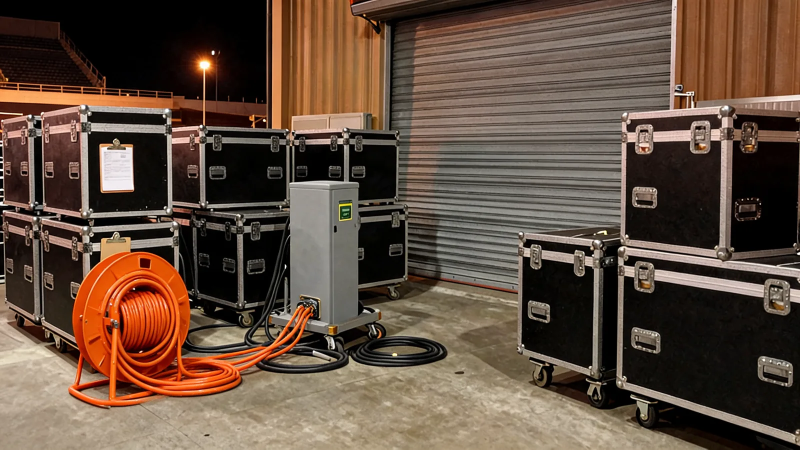
#> input picture img/backyard_cable.webp, 1600 x 899 px, found by its file name (shown at 1/2 size)
$ python shutter_mask.py ../img/backyard_cable.webp
#> lines starting #> are read from the running program, lines starting #| are printed output that depends on the picture; after the words box and inside, x2 and y2 are one past the last pixel; in counts of white or black regions, pixels touching at a corner belong together
"""バックヤード写真から「シャッター面だけ」のマスクを写真自身から切り出す。

手で多角形を引くと必ず手前の機材ケースに掛かるので、ピクセル単位で判定する。

手順
  1. core   : シャッター特有の「横スジ（スラット）＋低彩度」で芯を取る（保守的）
  2. grow   : 芯から1pxずつ外へ広げる。止めるのは「明らかに別の材質」の画素だけ
              （木＝高彩度／ケース本体＝暗くて平坦／コンクリート・金具＝明るくて平坦）。
              境界のにじみ画素まで飲み込むので、縁にスラットが残らない。
  3. cases  : 手前の機材ケースは列ごとに本体の上端とアルミ縁を検出して必ず除外
  4. 仕上げ : 穴埋め → 小さい半径で整える（大きなカーネルは階段状のギザギザを生む）

usage: python tools/shutter_mask.py [--debug]
"""
import sys
from collections import deque

import numpy as np
from PIL import Image, ImageFilter

SRC = 'public/img/backyard_cable.webp'
OUT = 'tools/shutter_mask.png'

X0, X1, Y0, Y1 = 700, 1440, 0, 660
SEEDS = [(900, 300), (1000, 200), (1100, 300), (860, 480), (960, 500), (1150, 120), (1250, 300)]
#: 手前に立っている機材ケース (x範囲, 本体を探し始める y, 上端を直線で均すか, 判定窓, 平均のしきい値)
#: 右の2つは天板が直線なので、列ごとの検出を最小二乗で直線に均す（外れ値に強い）。
#: 左の重ね置きは段差があるので列ごとの検出をそのまま使う。
CASES = [
    (1040, 1266, 430, True, 18, 88),
    (1238, 1440, 186, True, 18, 88),
]
#: 左に重ね置きされたケースは段差があるので、輪郭そのものを塗りつぶして求める
LEFT_CASE = {'seeds': [(760, 350), (770, 480), (730, 300), (790, 300)],
             'x': (700, 832), 'y': (236, 624)}
GROW = 18          # 芯から広げてよい最大距離（px）
FLOOR_X = (830, 1008)   # シャッターが床に接しているのが見えている列の範囲
JAMB_X = 780            # 左の戸当たり（垂直）
JAMB_R = 1342           # 右の戸当たり。ここから右の明るいレールは建物側なので塗らない


def features(img):
    a = np.asarray(img).astype(np.float32)
    gray = a.mean(axis=2)
    chroma = a.max(axis=2) - a.min(axis=2)
    # 横スジの強さ。縦に±2px差分を取り、横方向にだけ軽く均す
    # （横にぼかす分にはスラットは一様なので、左右の境界が甘くならない）
    dy = np.zeros_like(gray)
    dy[2:-2] = np.abs(gray[4:] - gray[:-4])
    dy = np.maximum.reduce([np.roll(dy, k, axis=0) for k in (-3, -1, 0, 1, 3)])
    ridge = np.asarray(Image.fromarray(dy.clip(0, 255).astype(np.uint8))
                       .filter(ImageFilter.BoxBlur((1, 0)))).astype(np.float32)
    return gray, chroma, ridge


def case_regions(gray, ridge, lip_min=104, lip_max=24):
    """手前の機材ケースが占める範囲（アルミの縁を含む）。

    ケースの黒い面は「そこから下へ18px の平均が暗い」で見分ける。
    シャッターの暗いスジは5px程度しか続かないので、この条件には掛からない。
    """
    H, W = gray.shape
    occ = np.zeros((H, W), dtype=bool)
    for x_from, x_to, y_from, straight, win, thr in CASES:
        xs, tops = [], []
        for x in range(x_from, min(x_to, W)):
            body = None
            for y in range(y_from, H - win):
                if gray[y, x] < 108 and gray[y:y + win, x].mean() < thr:
                    body = y
                    break
            if body is None:
                continue
            # 本体のすぐ上にある明るいアルミ縁も、ケースの一部として残す
            top = body
            k = body - 1
            while k > body - lip_max and gray[k, x] >= lip_min and ridge[k, x] < 12:
                top = k
                k -= 1
            xs.append(x)
            tops.append(top)
        if not xs:
            continue
        xs, tops = np.array(xs), np.array(tops, dtype=float)
        if straight and xs.size > 30:
            med = np.median(tops)
            ok = np.abs(tops - med) < 45          # 影などによる外れ値を捨てる
            if ok.sum() > 20:
                a1, b1 = np.polyfit(xs[ok], tops[ok], 1)
                line = a1 * np.arange(x_from, min(x_to, W)) + b1
                # 角が丸い所は直線より上に出るので、近い実測値があればそちらを採る
                raw = dict(zip(xs.tolist(), tops.tolist()))
                xs = np.arange(x_from, min(x_to, W))
                tops = np.array([
                    min(v, raw[x]) if abs(raw.get(x, v + 99) - v) < 14 else v
                    for x, v in zip(xs.tolist(), line.tolist())
                ])
        for x, top in zip(xs, tops):
            occ[max(0, int(top) - 1):, int(x)] = True
    return occ


def left_case_region(gray, ridge, chroma, barrier):
    """左に重ね置きされた機材ケースの輪郭。

    「スラットの縞ではない」画素を種から塗りつぶす。段差のある形をそのまま拾えるので、
    列ごとの上端検出のようにシャッター側を削り取ってしまうことがない。
    """
    H, W = gray.shape
    x0, x1 = LEFT_CASE['x']
    y0, y1 = LEFT_CASE['y']
    # スラットの段差（core を少し太らせた物）を壁にして、シャッター側へ染み出さないようにする
    caseish = ((ridge < 18) | (gray < 72)) & (chroma < 72) & ~barrier
    seen = np.zeros((H, W), dtype=bool)
    q = deque()
    for sx, sy in LEFT_CASE['seeds']:
        if caseish[sy, sx]:
            seen[sy, sx] = True
            q.append((sx, sy))
    while q:
        x, y = q.popleft()
        for nx, ny in ((x + 1, y), (x - 1, y), (x, y + 1), (x, y - 1)):
            if x0 <= nx < x1 and y0 <= ny < y1 and caseish[ny, nx] and not seen[ny, nx]:
                seen[ny, nx] = True
                q.append((nx, ny))
    m = fill_holes(Image.fromarray((seen * 255).astype(np.uint8), 'L'))
    m = m.filter(ImageFilter.MaxFilter(9))     # 縁を少し外へ（ケース側に余裕を持たせる）
    return np.asarray(m) > 127


def build():
    img = Image.open(SRC).convert('RGB')
#> img is the input picture: PIL image 1600x899 RGB; mean R, G, B 98.1, 77.7, 63.1
    gray, chroma, ridge = features(img)
    H, W = gray.shape

    box = np.zeros((H, W), dtype=bool)
    box[Y0:Y1, X0:X1] = True
    # --- 1. 芯：確実にシャッターと言える所だけ
    raw_core = (chroma < 52) & (ridge > 16) & (gray > 26) & (gray < 215) & box
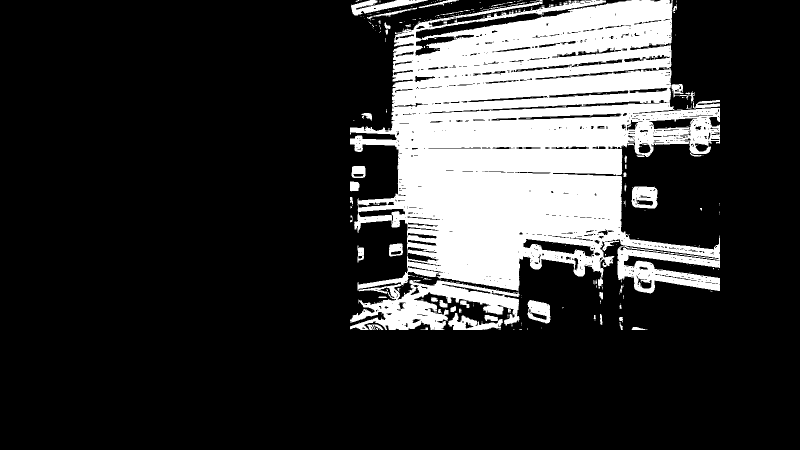
#> raw_core: shape (899, 1600) bool (shown at 1/2 size); 20.2% white; 343 white regions (289 under 20 px), largest, box (x1, y1, x2, y2) and area: (700, 0, 1440, 660) 276665, (896, 626, 1006, 660) 1954, (702, 0, 856, 32) 1945
    barrier = np.asarray(Image.fromarray((raw_core * 255).astype(np.uint8), 'L')
                         .filter(ImageFilter.MaxFilter(9))) > 127
#> barrier: shape (899, 1600) bool; 25.7% white; 20 white regions, largest, box (x1, y1, x2, y2) and area: (696, 0, 1444, 664) 350114, (698, 0, 922, 88) 7242, (1259, 368, 1319, 425) 3018
    occ = case_regions(gray, ridge) | left_case_region(gray, ridge, chroma, barrier)
#> after the loop in left_case_region, `for sx, sy in LEFT_CASE['seeds']:`:
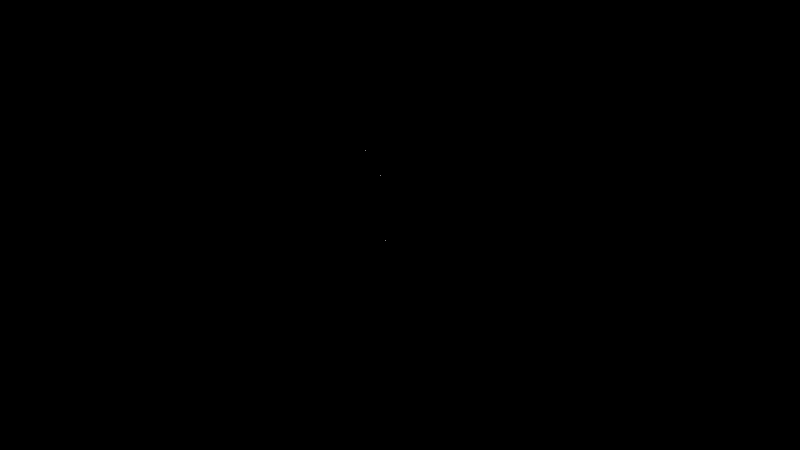
#> seen: shape (899, 1600) bool (shown at 1/2 size); 0% white in thin lines or dots, all inside (x1, y1, x2, y2) = (730, 300, 771, 481)
#> the loop in left_case_region, `while q:` made 17894 passes
#> (x, y) on passes 1 to 3: (760, 350), (770, 480), (730, 300)
#> after the loop in left_case_region, `while q:`:
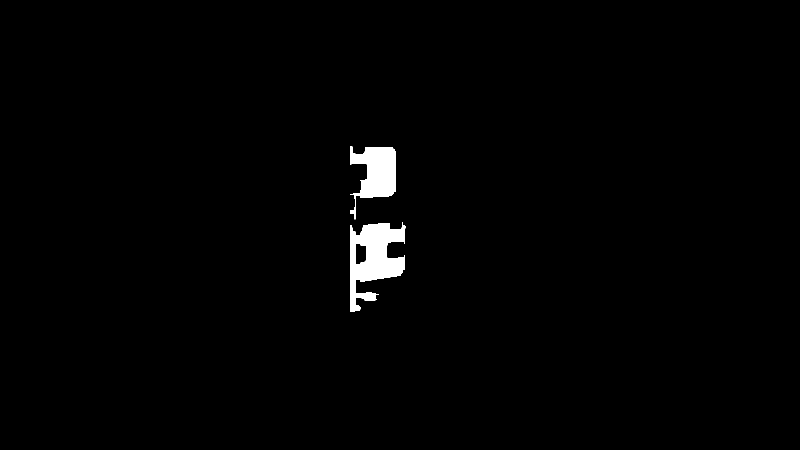
#> seen: shape (899, 1600) bool (shown at 1/2 size); 1.2% white; 2 white regions, box (x1, y1, x2, y2) and area: (700, 444, 811, 624) 10776, (700, 293, 792, 439) 7118
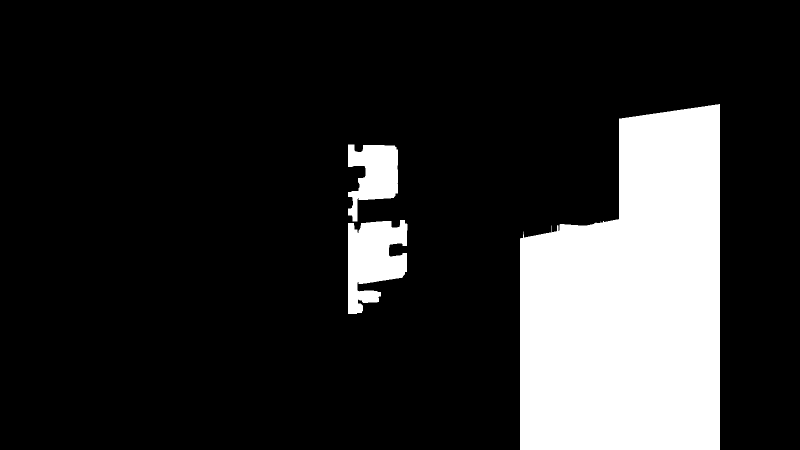
#> occ: shape (899, 1600) bool (shown at 1/2 size); 17.3% white; 3 white regions, box (x1, y1, x2, y2) and area: (1040, 208, 1440, 899) 224459, (696, 440, 815, 628) 15169, (696, 289, 796, 443) 9646
    core = raw_core & ~occ
#> core: shape (899, 1600) bool; 17.4% white; 263 white regions (226 under 20 px), largest, box (x1, y1, x2, y2) and area: (700, 0, 1349, 660) 241180, (896, 626, 1006, 660) 1954, (702, 0, 856, 32) 1945

    # --- 2. 広げる：明らかに別の材質でなければ入れる
    other = (
        (chroma > 62)                       # 木の壁
        | ((gray < 70) & (ridge < 14))      # ケースの黒い面
        | ((gray > 104) & (ridge < 9))      # コンクリート・アルミの縁・金具
    )
#> other: shape (899, 1600) bool; 45.6% white; 1989 white regions (1563 under 20 px), largest, box (x1, y1, x2, y2) and area: (0, 0, 772, 279) 151882, (1037, 495, 1600, 862) 101137, (0, 469, 628, 816) 90339
    passable = box & ~occ & ~other
#> passable: shape (899, 1600) bool; 20.3% white; 55 white regions (45 under 20 px), largest, box (x1, y1, x2, y2) and area: (700, 0, 1440, 660) 289385, (700, 332, 731, 382) 1103, (778, 487, 807, 513) 644

    keep = np.zeros((H, W), dtype=bool)
    dist = np.zeros((H, W), dtype=np.int16)
    q = deque()
    for sx, sy in SEEDS:
        if core[sy, sx]:
            keep[sy, sx] = True
            q.append((sx, sy))
#> keep: shape (899, 1600) bool; 0% white in thin lines or dots, all inside (x1, y1, x2, y2) = (860, 120, 1151, 501)
    # まず芯の連結成分、続けて passable 側へ GROW px だけ染み出す
    while q:
        x, y = q.popleft()
        for nx, ny in ((x + 1, y), (x - 1, y), (x, y + 1), (x, y - 1)):
            if not (X0 <= nx < X1 and Y0 <= ny < Y1) or keep[ny, nx]:
                continue
            if core[ny, nx]:
                keep[ny, nx] = True
                dist[ny, nx] = 0
                q.append((nx, ny))
            elif passable[ny, nx] and dist[y, x] < GROW:
                keep[ny, nx] = True
                dist[ny, nx] = dist[y, x] + 1
                q.append((nx, ny))
#> this loop made 281428 passes
#> (x, y) on passes 1 to 3: (900, 300), (1100, 300), (860, 480)
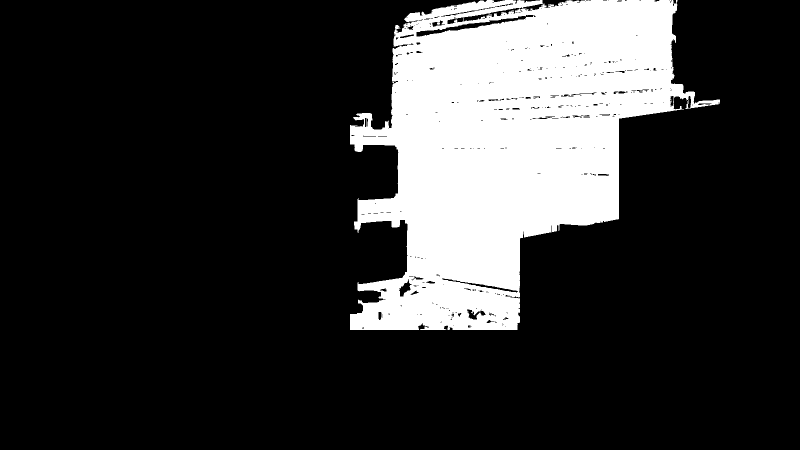
#> keep: shape (899, 1600) bool (shown at 1/2 size); 19.6% white; 1 white region, box (x1, y1, x2, y2) and area: (700, 0, 1440, 660) 281428

    m = Image.fromarray((keep * 255).astype(np.uint8), 'L')
    m = m.filter(ImageFilter.MaxFilter(5)).filter(ImageFilter.MinFilter(5))  # 小さな穴を閉じる
#> m: PIL image 1600x899 L; 19.9% white; 1 white region, box (x1, y1, x2, y2) and area: (700, 0, 1440, 660) 286865
    m = fill_holes(m)
#> after the loop in fill_holes (call 2), `while q:`:
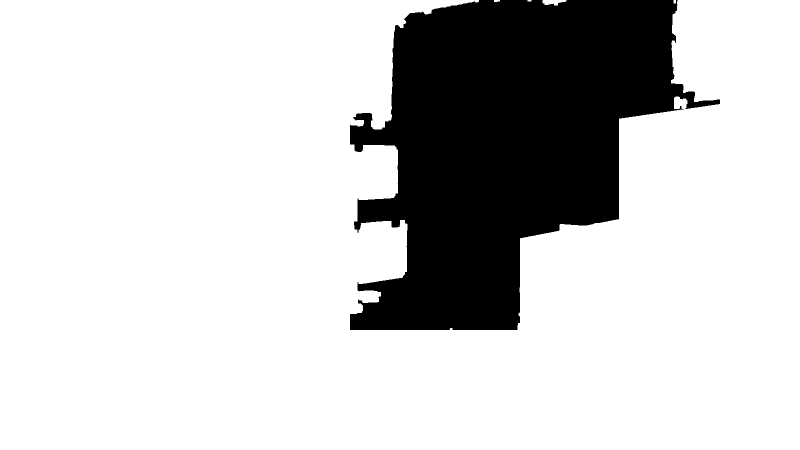
#> outside: shape (899, 1600) bool (shown at 1/2 size); 79.8% white; 1 black region, box (x1, y1, x2, y2) and area: (700, 0, 1440, 660) 290261
    m = m.filter(ImageFilter.MedianFilter(5))                                 # ギザギザだけ均す
#> m: PIL image 1600x899 L; 20.2% white; 3 white regions (1 under 20 px), largest, box (x1, y1, x2, y2) and area: (700, 0, 1440, 660) 290214, (1358, 214, 1364, 219) 21
    a = (np.asarray(m) > 127) & ~occ                                          # ケースは最後にもう一度守る
#> a: shape (899, 1600) bool; 20.2% white; 3 white regions (1 under 20 px), largest, box (x1, y1, x2, y2) and area: (700, 0, 1440, 660) 290072, (1358, 214, 1364, 219) 21

    a[:, :JAMB_X] = False       # 左の戸当たりより外はシャッターではない
    a[:, JAMB_R + 1:] = False   # 右の戸当たり（明るいガイドレール）は残す
#> a: shape (899, 1600) bool; 19.1% white; 1 white region, box (x1, y1, x2, y2) and area: (780, 0, 1343, 660) 275092

    # 床との境目：列ごとに「スラットの段差が終わる高さ」を拾い、
    # 床は平らなので直線に当てはめる（1列ずつだと影や粒で暴れる）。
    dy = np.zeros_like(gray)
    dy[2:-2] = np.abs(gray[4:] - gray[:-4])
    xs, ys = [], []
    for x in range(FLOOR_X[0], FLOOR_X[1]):
        for y in range(500, 612):
            if (dy[y:y + 8, x] < 25).all():
                xs.append(x)
                ys.append(y)
                break
#> after the loop, xs = 178 values from 830 to 1007; ys = 178 values, max 588 at index 52, min 510 at index 0, mean 566.4
    if len(xs) > 40:
        xs, ys = np.array(xs), np.array(ys, dtype=float)
        for _ in range(3):
            k, b = np.polyfit(xs, ys, 1)
            r = ys - (k * xs + b)
            keep = np.abs(r) < max(5.0, 2 * r.std())
            if keep.sum() < 30:
                break
            xs, ys = xs[keep], ys[keep]
#> this loop made 3 passes
#> (k, b) on passes 1 to 3: (0.276, 313), (0.205, 380.6), (0.181, 404.2)
#> after the loop, xs = 153 values from 835 to 1007; ys = 153 values, max 586 at index 150, min 555 at index 0, mean 571.8
        k, b = np.polyfit(xs, ys, 1)
#> k = 0.18; b = 405.1
        for x in range(X0, X1):
            a[int(k * x + b) + 1:, x] = False
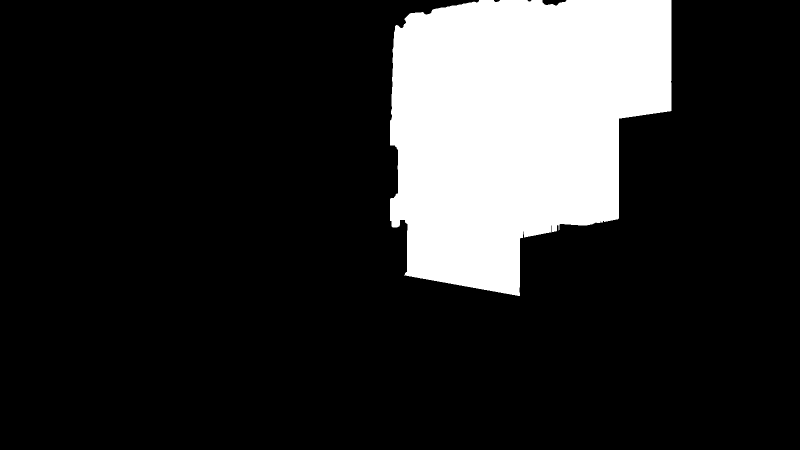
#> a: shape (899, 1600) bool (shown at 1/2 size); 17.5% white; 1 white region, box (x1, y1, x2, y2) and area: (780, 0, 1343, 592) 251784

    return img, Image.fromarray((a * 255).astype(np.uint8), 'L')


def fill_holes(mask: Image.Image) -> Image.Image:
    a = np.asarray(mask) > 127
    H, W = a.shape
    outside = np.zeros_like(a)
    q = deque()
    for x in range(W):
        for y in (0, H - 1):
            if not a[y, x] and not outside[y, x]:
                outside[y, x] = True
                q.append((x, y))
    for y in range(H):
        for x in (0, W - 1):
            if not a[y, x] and not outside[y, x]:
                outside[y, x] = True
                q.append((x, y))
    while q:
        x, y = q.popleft()
        for nx, ny in ((x + 1, y), (x - 1, y), (x, y + 1), (x, y - 1)):
            if 0 <= nx < W and 0 <= ny < H and not a[ny, nx] and not outside[ny, nx]:
                outside[ny, nx] = True
                q.append((nx, ny))
    return Image.fromarray(((a | ~outside) * 255).astype(np.uint8), 'L')


if __name__ == '__main__':
    img, m = build()
    m.save(OUT)
    a = np.asarray(m) > 127
    ys, xs = np.nonzero(a)
    print('mask px:', int(a.sum()), 'x:', xs.min(), xs.max(), 'y:', ys.min(), ys.max())
#| mask px: 251784 x: 780 1342 y: 0 591
    if '--debug' in sys.argv:
        ov = np.asarray(img).copy()
        ov[a] = (ov[a] * 0.35 + np.array([255, 0, 160]) * 0.65).astype(np.uint8)
        Image.fromarray(ov).save('tools/shutter_mask_debug.png')
        print('debug written')

$ run again, with img/arena.webp copied over img/backyard_cable.webp
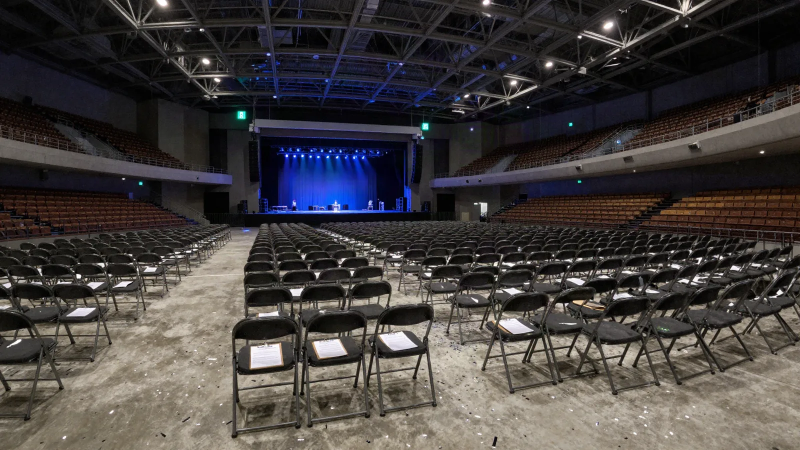
#> input picture img/arena.webp, 1600 x 900 px, found by its file name (shown at 1/2 size)
#> in build, img is the input picture: PIL image 1600x900 RGB; mean R, G, B 68.3, 64, 62.9
#> raw_core: shape (900, 1600) bool; 14.6% white; 1173 white regions (1017 under 20 px), largest, box (x1, y1, x2, y2) and area: (700, 391, 1440, 660) 112876, (700, 0, 1440, 237) 49934, (859, 223, 1440, 384) 26699
#> barrier: shape (900, 1600) bool; 26.6% white; 33 white regions, largest, box (x1, y1, x2, y2) and area: (696, 378, 1444, 664) 184336, (696, 0, 1444, 399) 140279, (855, 203, 1444, 391) 49856
#> in left_case_region, `caseish = ((ridge < 18) | (gray < 72)) & (chroma < 72) & ~barrier`:
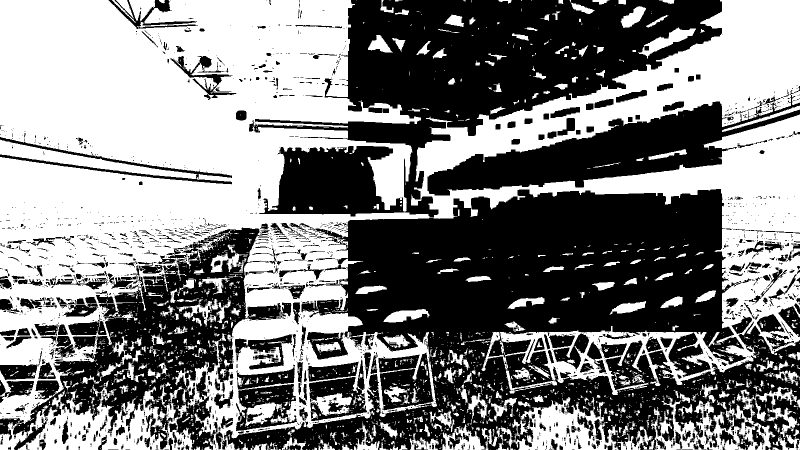
#> caseish: shape (900, 1600) bool (shown at 1/2 size); 50.2% white; 2202 black regions (1749 under 20 px), largest, box (x1, y1, x2, y2) and area: (444, 378, 1600, 900) 294567, (498, 0, 1444, 435) 171662, (0, 455, 583, 881) 70907
#> the loop in left_case_region, `while q:` made 7817 passes
#> (x, y) on passes 1 to 3: (760, 350), (790, 300), (761, 350)
#> core: shape (900, 1600) bool; 9.8% white; 972 white regions (851 under 20 px), largest, box (x1, y1, x2, y2) and area: (700, 398, 1238, 660) 57476, (700, 0, 1440, 237) 49934, (859, 255, 1238, 384) 14885
#> other: shape (900, 1600) bool; 27% white; 4113 white regions (3510 under 20 px), largest, box (x1, y1, x2, y2) and area: (0, 0, 1600, 450) 276015, (469, 645, 589, 675) 2448, (619, 632, 729, 661) 2131
#> passable: shape (900, 1600) bool; 15.9% white; 347 white regions (284 under 20 px), largest, box (x1, y1, x2, y2) and area: (700, 0, 1440, 303) 114672, (700, 383, 1238, 660) 80174, (858, 241, 1238, 385) 25028
#> the loop in build, `while q:` made 113173 passes
#> (x, y) on passes 1 to 3: (1000, 200), (1001, 200), (999, 200)
#> in build, `a[:, JAMB_R + 1:] = False`:
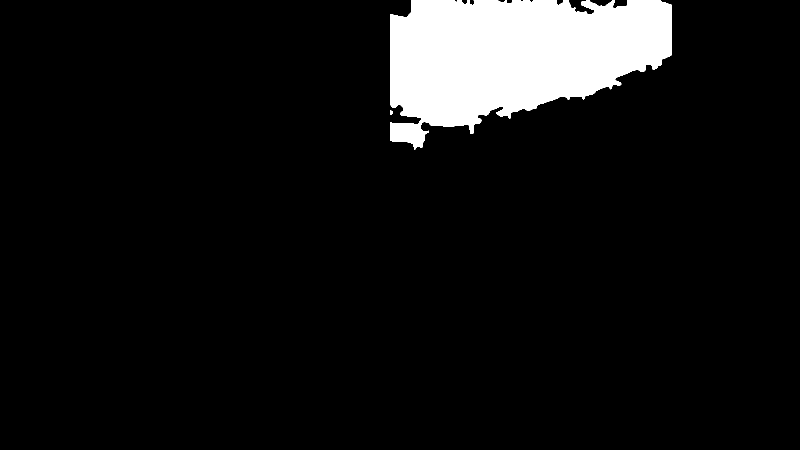
#> a: shape (900, 1600) bool (shown at 1/2 size); 7.9% white; 2 white regions, box (x1, y1, x2, y2) and area: (780, 0, 1343, 299) 114134, (780, 220, 786, 229) 42
#> after the loop in build, `for x in range(FLOOR_X[0], FLOOR_X[1]):`: xs = 178 values from 830 to 1007; ys = 178 values, max 553 at index 170, min 500 at index 38, mean 515.3
#> the loop in build, `for _ in range(3):` made 3 passes
#> (k, b) on passes 1 to 3: (0.116, 408.4), (0.0765, 442.6), (0.0538, 460.2)
#> after the loop in build, `for _ in range(3):`: xs = 140 values from 830 to 998; ys = 140 values, max 518 at index 21, min 500 at index 33, mean 508.6
#> in build, `k, b = np.polyfit(xs, ys, 1)`: k = 0.0582; b = 455.4
#| mask px: 114176 x: 780 1342 y: 0 298
